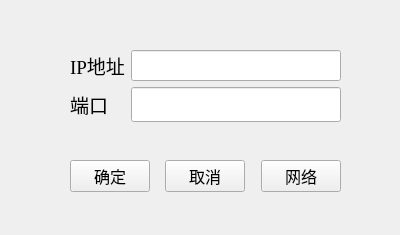
<?xml version="1.0" encoding="UTF-8"?>
<ui version="4.0">
 <class>Form</class>
 <widget class="QWidget" name="Form">
  <property name="geometry">
   <rect>
    <x>0</x>
    <y>0</y>
    <width>400</width>
    <height>235</height>
   </rect>
  </property>
  <property name="sizePolicy">
   <sizepolicy hsizetype="Fixed" vsizetype="Fixed">
    <horstretch>0</horstretch>
    <verstretch>0</verstretch>
   </sizepolicy>
  </property>
  <property name="acceptDrops">
   <bool>false</bool>
  </property>
  <property name="windowTitle">
   <string>配置——服务器</string>
  </property>
  <widget class="QWidget" name="layoutWidget">
   <property name="geometry">
    <rect>
     <x>70</x>
     <y>50</y>
     <width>271</width>
     <height>72</height>
    </rect>
   </property>
   <layout class="QGridLayout" name="gridLayout">
    <item row="0" column="0">
     <widget class="QLabel" name="hostLabel">
      <property name="sizePolicy">
       <sizepolicy hsizetype="Minimum" vsizetype="Minimum">
        <horstretch>0</horstretch>
        <verstretch>0</verstretch>
       </sizepolicy>
      </property>
      <property name="font">
       <font>
        <family>Times New Roman</family>
        <pointsize>14</pointsize>
       </font>
      </property>
      <property name="text">
       <string>IP地址</string>
      </property>
     </widget>
    </item>
    <item row="0" column="1">
     <widget class="QLineEdit" name="hostLineEdit">
      <property name="sizePolicy">
       <sizepolicy hsizetype="MinimumExpanding" vsizetype="MinimumExpanding">
        <horstretch>0</horstretch>
        <verstretch>0</verstretch>
       </sizepolicy>
      </property>
      <property name="font">
       <font>
        <family>Times New Roman</family>
        <pointsize>14</pointsize>
       </font>
      </property>
     </widget>
    </item>
    <item row="1" column="1">
     <widget class="QLineEdit" name="portLineEdit">
      <property name="font">
       <font>
        <family>Traditional Arabic</family>
        <pointsize>14</pointsize>
       </font>
      </property>
     </widget>
    </item>
    <item row="1" column="0">
     <widget class="QLabel" name="portLabel">
      <property name="sizePolicy">
       <sizepolicy hsizetype="Minimum" vsizetype="Preferred">
        <horstretch>0</horstretch>
        <verstretch>0</verstretch>
       </sizepolicy>
      </property>
      <property name="font">
       <font>
        <family>Agency FB</family>
        <pointsize>14</pointsize>
       </font>
      </property>
      <property name="text">
       <string>端口</string>
      </property>
     </widget>
    </item>
   </layout>
  </widget>
  <widget class="QLabel" name="setStatusLabel">
   <property name="geometry">
    <rect>
     <x>220</x>
     <y>130</y>
     <width>121</width>
     <height>20</height>
    </rect>
   </property>
   <property name="text">
    <string/>
   </property>
  </widget>
  <widget class="QWidget" name="">
   <property name="geometry">
    <rect>
     <x>70</x>
     <y>160</y>
     <width>271</width>
     <height>30</height>
    </rect>
   </property>
   <layout class="QHBoxLayout" name="horizontalLayout">
    <property name="sizeConstraint">
     <enum>QLayout::SetMinAndMaxSize</enum>
    </property>
    <item>
     <widget class="QPushButton" name="setSurePBtn">
      <property name="font">
       <font>
        <family>Agency FB</family>
        <pointsize>12</pointsize>
       </font>
      </property>
      <property name="text">
       <string>确定</string>
      </property>
     </widget>
    </item>
    <item>
     <spacer name="horizontalSpacer">
      <property name="orientation">
       <enum>Qt::Horizontal</enum>
      </property>
      <property name="sizeHint" stdset="0">
       <size>
        <width>40</width>
        <height>20</height>
       </size>
      </property>
     </spacer>
    </item>
    <item>
     <widget class="QPushButton" name="setCancelPBtn">
      <property name="font">
       <font>
        <family>Agency FB</family>
        <pointsize>12</pointsize>
       </font>
      </property>
      <property name="text">
       <string>取消</string>
      </property>
     </widget>
    </item>
    <item>
     <spacer name="horizontalSpacer_2">
      <property name="orientation">
       <enum>Qt::Horizontal</enum>
      </property>
      <property name="sizeHint" stdset="0">
       <size>
        <width>40</width>
        <height>20</height>
       </size>
      </property>
     </spacer>
    </item>
    <item>
     <widget class="QPushButton" name="netSetPBtn">
      <property name="font">
       <font>
        <family>Agency FB</family>
        <pointsize>12</pointsize>
       </font>
      </property>
      <property name="text">
       <string>网络</string>
      </property>
     </widget>
    </item>
   </layout>
  </widget>
 </widget>
 <resources/>
 <connections/>
</ui>
